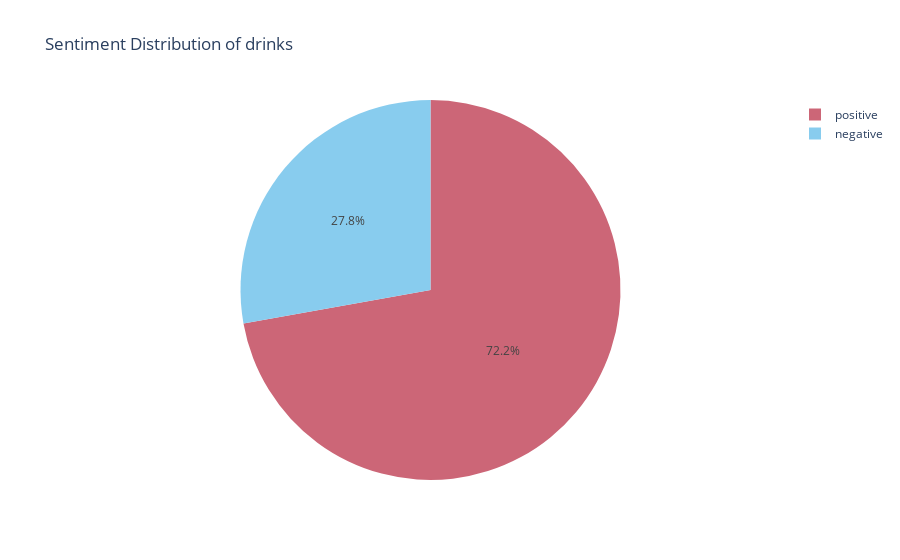

Write notebook code for a chart like this one.
### Code cell
fig = px.pie(cleaned_data.query("pred_topic_label == 'drinks'"), 'sentiment', title = "Sentiment Distribution of drinks", color_discrete_sequence=px.colors.qualitative.Safe[0:2][::-1])
fig.show()

### Figure 1 — Plotly figure (JSON) as saved in the notebook; plotly's stock layout.template omitted (floating-point values rounded to 4 significant figures; data arrays with more than 128 entries replaced by an {"elided": "..."} marker saying what was removed)
{"data": [{"domain": {"x": [0, 1], "y": [0, 1]}, "hovertemplate": "sentiment=%{label}<extra></extra>", "labels": {"elided": "1686 str values"}, "legendgroup": "", "name": "", "showlegend": true, "type": "pie"}], "layout": {"legend": {"tracegroupgap": 0}, "piecolorway": ["rgb(204, 102, 119)", "rgb(136, 204, 238)"], "title": {"text": "Sentiment Distribution of drinks"}}}
